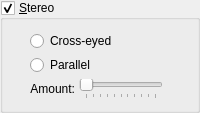
            <widget class="QGroupBox" name="stereoButton">
             <property name="title">
              <string>&amp;Stereo</string>
             </property>
             <property name="checkable">
              <bool>true</bool>
             </property>
             <layout class="QVBoxLayout">
              <property name="spacing">
               <number>4</number>
              </property>
              <property name="leftMargin">
               <number>11</number>
              </property>
              <property name="topMargin">
               <number>11</number>
              </property>
              <property name="rightMargin">
               <number>11</number>
              </property>
              <property name="bottomMargin">
               <number>11</number>
              </property>
              <item>
               <layout class="QHBoxLayout">
                <property name="spacing">
                 <number>0</number>
                </property>
                <property name="leftMargin">
                 <number>0</number>
                </property>
                <property name="topMargin">
                 <number>0</number>
                </property>
                <property name="rightMargin">
                 <number>0</number>
                </property>
                <property name="bottomMargin">
                 <number>0</number>
                </property>
                <item>
                 <spacer name="Spacer16_4_2">
                  <property name="orientation">
                   <enum>Qt::Horizontal</enum>
                  </property>
                  <property name="sizeType">
                   <enum>QSizePolicy::Fixed</enum>
                  </property>
                  <property name="sizeHint" stdset="0">
                   <size>
                    <width>16</width>
                    <height>20</height>
                   </size>
                  </property>
                 </spacer>
                </item>
                <item>
                 <layout class="QVBoxLayout">
                  <property name="spacing">
                   <number>4</number>
                  </property>
                  <property name="leftMargin">
                   <number>0</number>
                  </property>
                  <property name="topMargin">
                   <number>0</number>
                  </property>
                  <property name="rightMargin">
                   <number>0</number>
                  </property>
                  <property name="bottomMargin">
                   <number>0</number>
                  </property>
                  <item>
                   <layout class="QVBoxLayout">
                    <property name="spacing">
                     <number>4</number>
                    </property>
                    <property name="leftMargin">
                     <number>0</number>
                    </property>
                    <property name="topMargin">
                     <number>0</number>
                    </property>
                    <property name="rightMargin">
                     <number>0</number>
                    </property>
                    <property name="bottomMargin">
                     <number>0</number>
                    </property>
                    <item>
                     <widget class="QRadioButton" name="crossEyedStereoButton">
                      <property name="text">
                       <string>Cross-eyed</string>
                      </property>
                     </widget>
                    </item>
                    <item>
                     <widget class="QRadioButton" name="parallelStereoButton">
                      <property name="text">
                       <string>Parallel</string>
                      </property>
                     </widget>
                    </item>
                   </layout>
                  </item>
                  <item>
                   <layout class="QHBoxLayout">
                    <property name="spacing">
                     <number>4</number>
                    </property>
                    <property name="leftMargin">
                     <number>0</number>
                    </property>
                    <property name="topMargin">
                     <number>0</number>
                    </property>
                    <property name="rightMargin">
                     <number>0</number>
                    </property>
                    <property name="bottomMargin">
                     <number>0</number>
                    </property>
                    <item>
                     <widget class="QLabel" name="stereoAmountLabel">
                      <property name="frameShadow">
                       <enum>QFrame::Plain</enum>
                      </property>
                      <property name="text">
                       <string>Amount:</string>
                      </property>
                      <property name="textFormat">
                       <enum>Qt::AutoText</enum>
                      </property>
                      <property name="alignment">
                       <set>Qt::AlignRight|Qt::AlignTrailing|Qt::AlignVCenter</set>
                      </property>
                      <property name="wordWrap">
                       <bool>false</bool>
                      </property>
                     </widget>
                    </item>
                    <item>
                     <widget class="QSlider" name="stereoAmountSlider">
                      <property name="sizePolicy">
                       <sizepolicy hsizetype="Expanding" vsizetype="Fixed">
                        <horstretch>0</horstretch>
                        <verstretch>0</verstretch>
                       </sizepolicy>
                      </property>
                      <property name="minimumSize">
                       <size>
                        <width>75</width>
                        <height>0</height>
                       </size>
                      </property>
                      <property name="maximumSize">
                       <size>
                        <width>100</width>
                        <height>32767</height>
                       </size>
                      </property>
                      <property name="minimum">
                       <number>1</number>
                      </property>
                      <property name="maximum">
                       <number>101</number>
                      </property>
                      <property name="pageStep">
                       <number>10</number>
                      </property>
                      <property name="orientation">
                       <enum>Qt::Horizontal</enum>
                      </property>
                      <property name="tickPosition">
                       <enum>QSlider::TicksBelow</enum>
                      </property>
                      <property name="tickInterval">
                       <number>10</number>
                      </property>
                     </widget>
                    </item>
                    <item>
                     <spacer name="Spacer20_2">
                      <property name="orientation">
                       <enum>Qt::Horizontal</enum>
                      </property>
                      <property name="sizeType">
                       <enum>QSizePolicy::Expanding</enum>
                      </property>
                      <property name="sizeHint" stdset="0">
                       <size>
                        <width>20</width>
                        <height>20</height>
                       </size>
                      </property>
                     </spacer>
                    </item>
                   </layout>
                  </item>
                 </layout>
                </item>
               </layout>
              </item>
             </layout>
            </widget>
